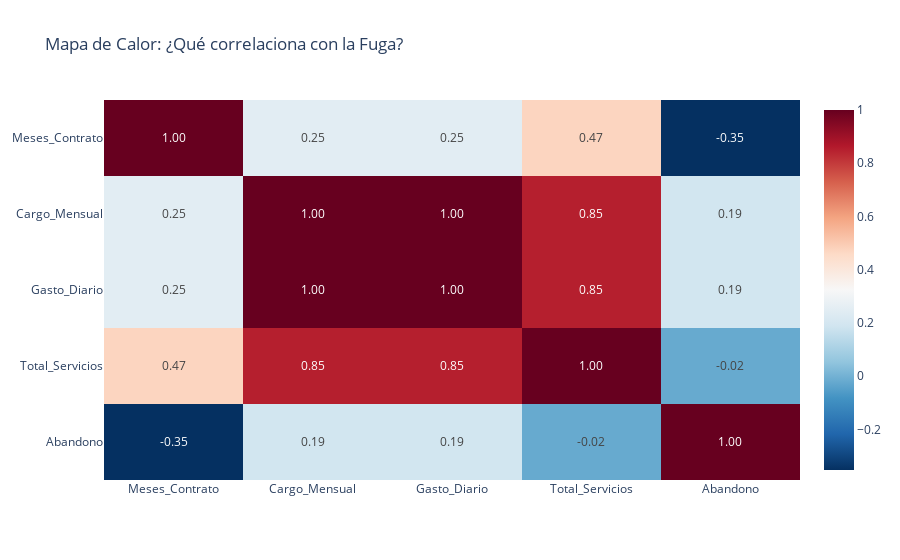

The notebook cell this image was saved under:
### Markdown cell above
### MATRIZ DE CORRELACIÓN 
Desafío: Usar corr() para ver qué factores numéricos están más ligados al Abandono.

### Code cell
cols_corr = ['Meses_Contrato', 'Cargo_Mensual', 'Gasto_Diario', 'Total_Servicios', 'Abandono']
matriz_corr = df[cols_corr].corr()

fig_corr = px.imshow(matriz_corr,
                     text_auto=".2f",
                     aspect="auto",
                     color_continuous_scale="RdBu_r", # Rojo = Correlación Positiva con Abandono
                     title="Mapa de Calor: ¿Qué correlaciona con la Fuga?")

fig_corr.show()

### Figure 1 — Plotly figure (JSON) as saved in the notebook; plotly's stock layout.template omitted (floating-point values rounded to 4 significant figures)
{"data": [{"coloraxis": "coloraxis", "hovertemplate": "x: %{x}<br>y: %{y}<br>color: %{z}<extra></extra>", "name": "0", "texttemplate": "%{z:.2f}", "type": "heatmap", "x": ["Meses_Contrato", "Cargo_Mensual", "Gasto_Diario", "Total_Servicios", "Abandono"], "xaxis": "x", "y": ["Meses_Contrato", "Cargo_Mensual", "Gasto_Diario", "Total_Servicios", "Abandono"], "yaxis": "y", "z": [[1.0, 0.248, 0.248, 0.4736, -0.3522], [0.248, 1.0, 1.0, 0.8518, 0.1934], [0.248, 1.0, 1.0, 0.8518, 0.1934], [0.4736, 0.8518, 0.8518, 1.0, -0.01937], [-0.3522, 0.1934, 0.1934, -0.01937, 1.0]]}], "layout": {"coloraxis": {"colorscale": [[0, "rgb(5,48,97)"], [0.1, "rgb(33,102,172)"], [0.2, "rgb(67,147,195)"], [0.3, "rgb(146,197,222)"], [0.4, "rgb(209,229,240)"], [0.5, "rgb(247,247,247)"], [0.6, "rgb(253,219,199)"], [0.7, "rgb(244,165,130)"], [0.8, "rgb(214,96,77)"], [0.9, "rgb(178,24,43)"], [1, "rgb(103,0,31)"]]}, "title": {"text": "Mapa de Calor: ¿Qué correlaciona con la Fuga?"}, "xaxis": {"anchor": "y", "domain": [0, 1]}, "yaxis": {"anchor": "x", "autorange": "reversed", "domain": [0, 1]}}}
